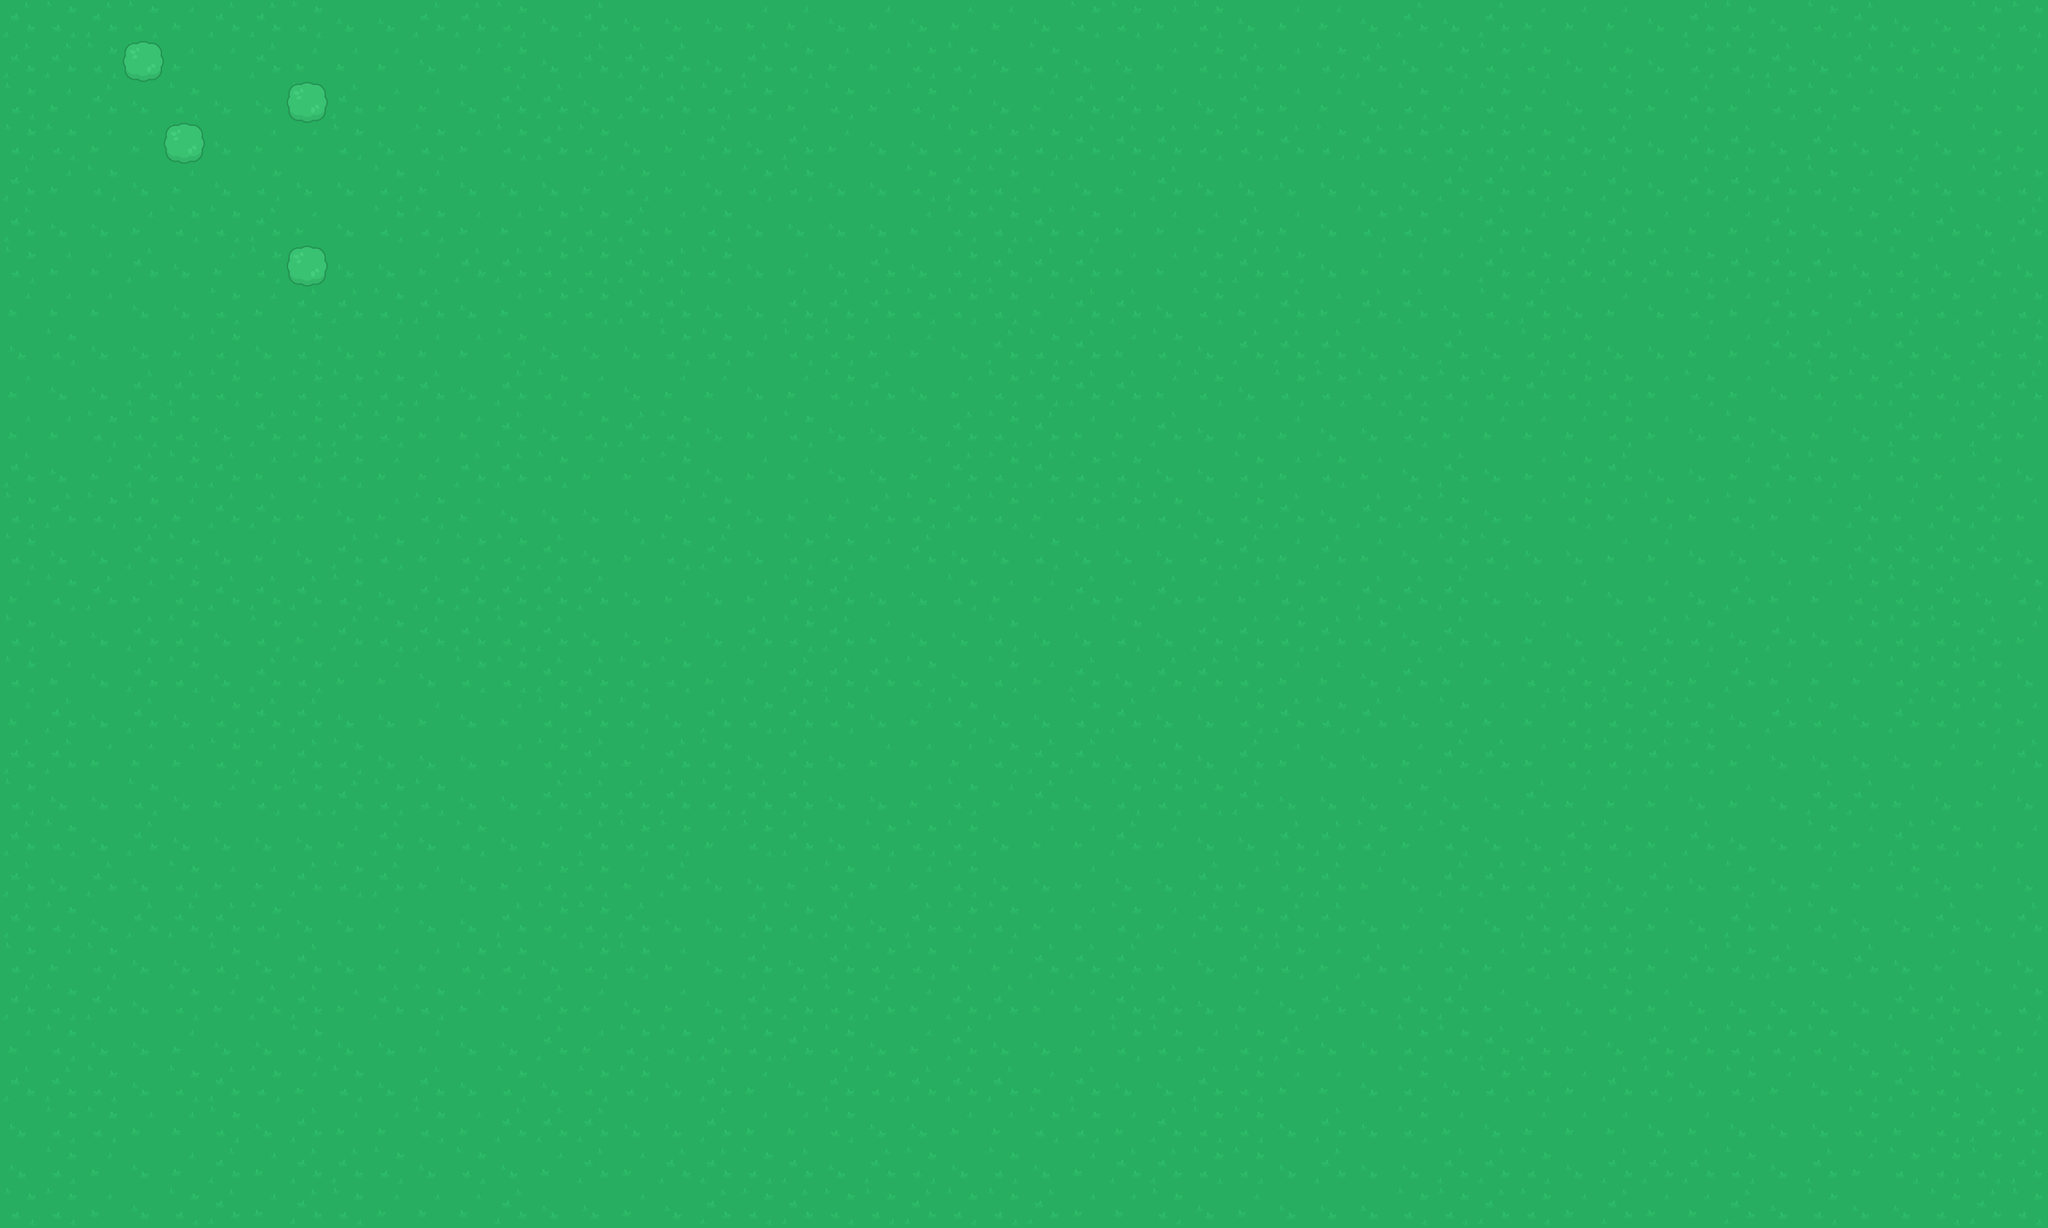

Below is a game level as drawn by its tile map, then a one-line description and the .tmx file that defines it, in full:
An orthogonal 50x30 tile map with 64x64 px tiles, 2 tile layers (Ground, Trees).

<map version="1.0" orientation="orthogonal" renderorder="right-down" width="50" height="30" tilewidth="64" tileheight="64" nextobjectid="1">
 <tileset firstgid="1" name="Kenney Topdown Pack" tilewidth="64" tileheight="64" spacing="10" tilecount="540">
  <image source="../img/spritesheet_tiles.png" width="1988" height="1470" />
 </tileset>
 <layer name="Ground" width="50" height="30">
  <data encoding="csv">
1,2,1,2,3,1,1,2,4,4,1,1,2,4,1,4,4,4,3,3,4,3,4,3,3,4,2,2,3,2,4,3,3,4,1,4,1,3,3,3,4,1,2,4,2,1,4,4,2,2,
1,1,2,2,3,3,1,3,3,3,4,3,2,4,1,1,1,4,1,2,3,3,2,2,4,2,4,4,3,2,1,3,2,1,4,2,2,2,4,2,4,2,2,1,4,1,2,2,1,3,
2,3,1,4,2,4,4,2,1,3,3,4,1,1,4,1,1,2,2,3,2,3,2,3,4,3,1,1,3,4,1,3,3,4,2,3,2,3,4,2,3,1,3,2,2,3,4,3,3,3,
2,2,3,3,2,4,3,3,2,4,2,3,2,1,2,4,3,1,4,1,3,4,4,2,2,2,1,1,1,2,2,1,2,1,2,2,2,2,1,1,4,1,1,4,1,4,2,4,2,3,
1,3,2,4,3,4,2,4,4,2,3,4,4,4,3,2,3,4,2,2,4,4,2,1,2,3,4,3,1,4,4,4,4,4,4,1,1,2,3,1,4,1,1,1,2,3,1,4,2,2,
1,4,4,3,2,2,1,3,4,2,2,3,3,2,2,1,3,2,4,4,4,4,3,2,2,1,2,3,3,3,1,3,4,2,2,3,1,3,2,1,3,3,3,1,4,2,3,1,4,1,
2,3,3,1,4,3,2,1,4,4,3,1,1,2,2,1,1,2,4,3,4,1,4,2,1,1,1,3,3,2,1,2,4,3,3,3,1,2,1,1,1,2,1,1,1,4,2,4,1,4,
3,3,3,4,4,2,3,1,1,2,1,4,3,2,2,1,1,4,4,1,1,1,2,2,2,3,1,1,4,2,3,1,3,1,1,4,2,1,4,3,4,2,3,1,3,1,2,2,3,2,
4,2,4,4,3,2,4,2,4,3,3,3,2,4,4,4,2,2,3,2,2,3,3,4,1,2,1,3,2,4,1,1,1,4,4,1,4,2,2,4,4,3,3,1,1,4,1,4,1,2,
3,4,4,1,1,2,3,2,2,2,1,4,1,2,3,4,3,3,4,3,2,1,4,3,2,2,1,1,3,2,4,2,2,2,2,2,2,1,2,2,3,2,3,4,2,2,1,2,1,1,
3,3,2,2,2,4,1,2,1,2,3,3,1,4,2,1,2,4,3,2,4,4,4,1,2,1,3,3,1,4,3,3,4,4,2,3,3,3,3,2,3,4,2,4,3,4,1,3,1,3,
1,4,3,1,2,1,3,2,2,3,3,1,1,2,3,3,2,4,3,3,4,4,3,1,2,1,2,2,4,4,2,3,2,3,4,1,4,3,2,1,4,4,3,1,2,3,2,3,2,4,
2,1,2,2,3,1,1,3,4,3,2,3,4,4,4,4,3,2,4,3,3,1,2,1,2,3,2,2,2,4,2,1,4,1,1,2,4,3,2,3,2,3,2,3,3,1,3,1,1,3,
2,4,4,1,2,4,3,4,1,2,3,2,2,1,4,3,2,1,4,2,2,3,1,4,4,2,4,4,4,2,1,3,1,3,4,2,2,4,4,3,3,4,4,4,3,1,1,1,1,4,
3,2,1,3,2,1,1,1,2,4,1,1,1,1,1,4,3,4,3,2,1,4,4,2,3,3,1,3,1,3,3,2,3,1,1,1,4,4,3,4,3,4,1,3,3,2,2,1,4,2,
2,4,4,1,2,4,2,3,1,2,1,1,2,1,4,4,3,4,1,2,1,3,4,4,2,4,4,2,4,1,1,2,1,2,4,1,4,3,4,4,1,2,4,1,4,2,2,2,1,3,
2,3,4,1,2,4,1,2,3,3,4,2,2,1,1,2,2,3,3,1,1,1,2,4,2,3,1,4,1,1,2,3,3,4,1,3,3,2,1,1,1,3,1,3,3,3,2,2,2,4,
3,1,4,1,4,2,1,1,4,4,3,4,3,2,1,2,4,1,2,1,2,4,3,2,4,4,2,1,4,4,2,1,2,1,4,2,3,3,2,2,1,2,4,1,2,4,1,2,2,3,
1,1,3,3,3,2,3,1,2,4,4,4,3,2,1,3,1,2,4,1,4,3,3,3,2,1,1,4,2,4,1,3,4,4,3,1,1,3,2,2,1,2,3,4,4,4,4,3,3,1,
2,4,4,2,4,3,2,2,1,2,2,4,4,1,1,1,1,2,1,1,4,4,3,2,3,1,4,2,2,2,1,4,4,4,2,4,4,1,3,3,3,4,3,4,1,1,3,4,3,4,
1,2,4,1,4,4,4,4,3,1,4,2,4,3,1,2,2,3,2,1,4,2,2,2,4,3,3,1,3,4,4,1,1,2,3,2,4,4,1,2,3,1,4,4,2,3,1,2,3,3,
1,4,1,4,2,3,3,1,2,1,3,4,3,2,2,3,1,4,4,3,2,3,3,2,4,4,3,4,4,1,3,2,1,3,4,1,1,2,2,4,1,4,2,4,3,3,2,4,3,4,
1,2,4,1,1,1,2,4,4,3,4,4,1,2,2,1,4,4,1,2,1,4,1,2,2,3,3,2,3,1,2,1,1,4,3,3,4,1,1,2,3,4,1,3,2,4,4,1,4,1,
2,3,2,4,4,2,4,1,4,3,3,2,2,4,2,2,3,4,1,4,1,2,2,3,3,1,1,1,3,4,1,2,3,1,3,2,3,2,2,2,3,1,2,1,4,1,4,3,4,4,
1,2,1,4,2,3,1,1,3,1,2,3,3,1,3,4,3,4,1,1,2,1,3,1,1,3,3,1,1,4,3,4,1,4,1,1,3,4,4,2,3,4,4,4,4,4,1,1,4,2,
3,2,4,4,3,4,4,2,4,4,3,4,4,1,3,2,2,1,2,1,2,4,3,1,4,4,3,2,2,3,2,1,4,4,2,2,1,1,3,4,1,1,2,2,2,4,4,1,2,3,
1,1,2,4,2,1,2,3,2,4,1,4,2,4,2,2,4,1,3,4,1,2,1,1,1,3,1,4,4,1,2,3,3,4,2,4,2,2,3,1,2,4,2,3,4,2,1,2,4,3,
4,2,2,3,3,2,4,1,3,3,2,3,1,1,1,4,4,1,3,3,2,4,4,3,3,2,2,3,1,2,2,4,1,4,2,3,4,3,3,3,4,3,4,4,4,2,3,2,1,1,
4,2,3,4,3,1,3,1,1,2,4,2,4,3,1,3,1,1,2,1,4,1,2,4,2,4,3,1,1,2,2,4,1,4,4,1,1,2,4,1,1,1,2,4,1,3,2,2,2,1,
2,2,3,4,2,1,3,1,2,3,3,3,1,4,4,3,4,1,2,1,2,2,1,2,2,1,3,3,2,4,3,4,4,4,2,2,1,2,3,1,3,3,1,4,2,4,4,2,1,2
</data>
 </layer>
 <layer name="Trees" width="50" height="30">
  <data encoding="csv">
0,0,0,0,0,0,0,0,0,0,0,0,0,0,0,0,0,0,0,0,0,0,0,0,0,0,0,0,0,0,0,0,0,0,0,0,0,0,0,0,0,0,0,0,0,0,0,0,0,0,
0,0,0,183,0,0,0,0,0,0,0,0,0,0,0,0,0,0,0,0,0,0,0,0,0,0,0,0,0,0,0,0,0,0,0,0,0,0,0,0,0,0,0,0,0,0,0,0,0,0,
0,0,0,0,0,0,0,183,0,0,0,0,0,0,0,0,0,0,0,0,0,0,0,0,0,0,0,0,0,0,0,0,0,0,0,0,0,0,0,0,0,0,0,0,0,0,0,0,0,0,
0,0,0,0,183,0,0,0,0,0,0,0,0,0,0,0,0,0,0,0,0,0,0,0,0,0,0,0,0,0,0,0,0,0,0,0,0,0,0,0,0,0,0,0,0,0,0,0,0,0,
0,0,0,0,0,0,0,0,0,0,0,0,0,0,0,0,0,0,0,0,0,0,0,0,0,0,0,0,0,0,0,0,0,0,0,0,0,0,0,0,0,0,0,0,0,0,0,0,0,0,
0,0,0,0,0,0,0,0,0,0,0,0,0,0,0,0,0,0,0,0,0,0,0,0,0,0,0,0,0,0,0,0,0,0,0,0,0,0,0,0,0,0,0,0,0,0,0,0,0,0,
0,0,0,0,0,0,0,183,0,0,0,0,0,0,0,0,0,0,0,0,0,0,0,0,0,0,0,0,0,0,0,0,0,0,0,0,0,0,0,0,0,0,0,0,0,0,0,0,0,0,
0,0,0,0,0,0,0,0,0,0,0,0,0,0,0,0,0,0,0,0,0,0,0,0,0,0,0,0,0,0,0,0,0,0,0,0,0,0,0,0,0,0,0,0,0,0,0,0,0,0,
0,0,0,0,0,0,0,0,0,0,0,0,0,0,0,0,0,0,0,0,0,0,0,0,0,0,0,0,0,0,0,0,0,0,0,0,0,0,0,0,0,0,0,0,0,0,0,0,0,0,
0,0,0,0,0,0,0,0,0,0,0,0,0,0,0,0,0,0,0,0,0,0,0,0,0,0,0,0,0,0,0,0,0,0,0,0,0,0,0,0,0,0,0,0,0,0,0,0,0,0,
0,0,0,0,0,0,0,0,0,0,0,0,0,0,0,0,0,0,0,0,0,0,0,0,0,0,0,0,0,0,0,0,0,0,0,0,0,0,0,0,0,0,0,0,0,0,0,0,0,0,
0,0,0,0,0,0,0,0,0,0,0,0,0,0,0,0,0,0,0,0,0,0,0,0,0,0,0,0,0,0,0,0,0,0,0,0,0,0,0,0,0,0,0,0,0,0,0,0,0,0,
0,0,0,0,0,0,0,0,0,0,0,0,0,0,0,0,0,0,0,0,0,0,0,0,0,0,0,0,0,0,0,0,0,0,0,0,0,0,0,0,0,0,0,0,0,0,0,0,0,0,
0,0,0,0,0,0,0,0,0,0,0,0,0,0,0,0,0,0,0,0,0,0,0,0,0,0,0,0,0,0,0,0,0,0,0,0,0,0,0,0,0,0,0,0,0,0,0,0,0,0,
0,0,0,0,0,0,0,0,0,0,0,0,0,0,0,0,0,0,0,0,0,0,0,0,0,0,0,0,0,0,0,0,0,0,0,0,0,0,0,0,0,0,0,0,0,0,0,0,0,0,
0,0,0,0,0,0,0,0,0,0,0,0,0,0,0,0,0,0,0,0,0,0,0,0,0,0,0,0,0,0,0,0,0,0,0,0,0,0,0,0,0,0,0,0,0,0,0,0,0,0,
0,0,0,0,0,0,0,0,0,0,0,0,0,0,0,0,0,0,0,0,0,0,0,0,0,0,0,0,0,0,0,0,0,0,0,0,0,0,0,0,0,0,0,0,0,0,0,0,0,0,
0,0,0,0,0,0,0,0,0,0,0,0,0,0,0,0,0,0,0,0,0,0,0,0,0,0,0,0,0,0,0,0,0,0,0,0,0,0,0,0,0,0,0,0,0,0,0,0,0,0,
0,0,0,0,0,0,0,0,0,0,0,0,0,0,0,0,0,0,0,0,0,0,0,0,0,0,0,0,0,0,0,0,0,0,0,0,0,0,0,0,0,0,0,0,0,0,0,0,0,0,
0,0,0,0,0,0,0,0,0,0,0,0,0,0,0,0,0,0,0,0,0,0,0,0,0,0,0,0,0,0,0,0,0,0,0,0,0,0,0,0,0,0,0,0,0,0,0,0,0,0,
0,0,0,0,0,0,0,0,0,0,0,0,0,0,0,0,0,0,0,0,0,0,0,0,0,0,0,0,0,0,0,0,0,0,0,0,0,0,0,0,0,0,0,0,0,0,0,0,0,0,
0,0,0,0,0,0,0,0,0,0,0,0,0,0,0,0,0,0,0,0,0,0,0,0,0,0,0,0,0,0,0,0,0,0,0,0,0,0,0,0,0,0,0,0,0,0,0,0,0,0,
0,0,0,0,0,0,0,0,0,0,0,0,0,0,0,0,0,0,0,0,0,0,0,0,0,0,0,0,0,0,0,0,0,0,0,0,0,0,0,0,0,0,0,0,0,0,0,0,0,0,
0,0,0,0,0,0,0,0,0,0,0,0,0,0,0,0,0,0,0,0,0,0,0,0,0,0,0,0,0,0,0,0,0,0,0,0,0,0,0,0,0,0,0,0,0,0,0,0,0,0,
0,0,0,0,0,0,0,0,0,0,0,0,0,0,0,0,0,0,0,0,0,0,0,0,0,0,0,0,0,0,0,0,0,0,0,0,0,0,0,0,0,0,0,0,0,0,0,0,0,0,
0,0,0,0,0,0,0,0,0,0,0,0,0,0,0,0,0,0,0,0,0,0,0,0,0,0,0,0,0,0,0,0,0,0,0,0,0,0,0,0,0,0,0,0,0,0,0,0,0,0,
0,0,0,0,0,0,0,0,0,0,0,0,0,0,0,0,0,0,0,0,0,0,0,0,0,0,0,0,0,0,0,0,0,0,0,0,0,0,0,0,0,0,0,0,0,0,0,0,0,0,
0,0,0,0,0,0,0,0,0,0,0,0,0,0,0,0,0,0,0,0,0,0,0,0,0,0,0,0,0,0,0,0,0,0,0,0,0,0,0,0,0,0,0,0,0,0,0,0,0,0,
0,0,0,0,0,0,0,0,0,0,0,0,0,0,0,0,0,0,0,0,0,0,0,0,0,0,0,0,0,0,0,0,0,0,0,0,0,0,0,0,0,0,0,0,0,0,0,0,0,0,
0,0,0,0,0,0,0,0,0,0,0,0,0,0,0,0,0,0,0,0,0,0,0,0,0,0,0,0,0,0,0,0,0,0,0,0,0,0,0,0,0,0,0,0,0,0,0,0,0,0
</data>
 </layer>
</map>
